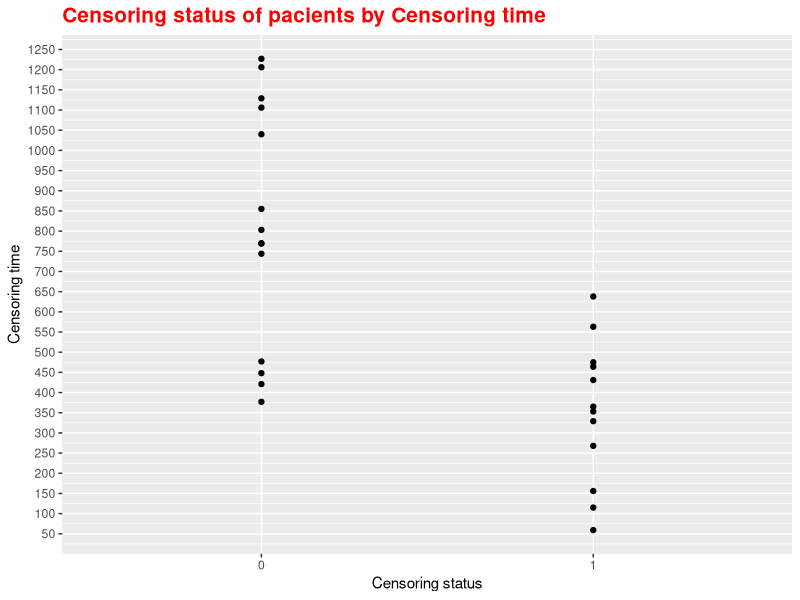
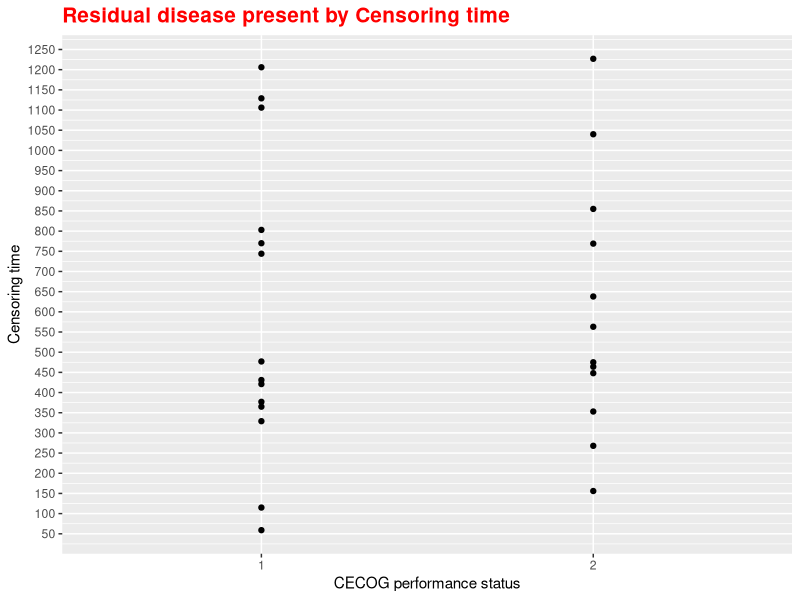
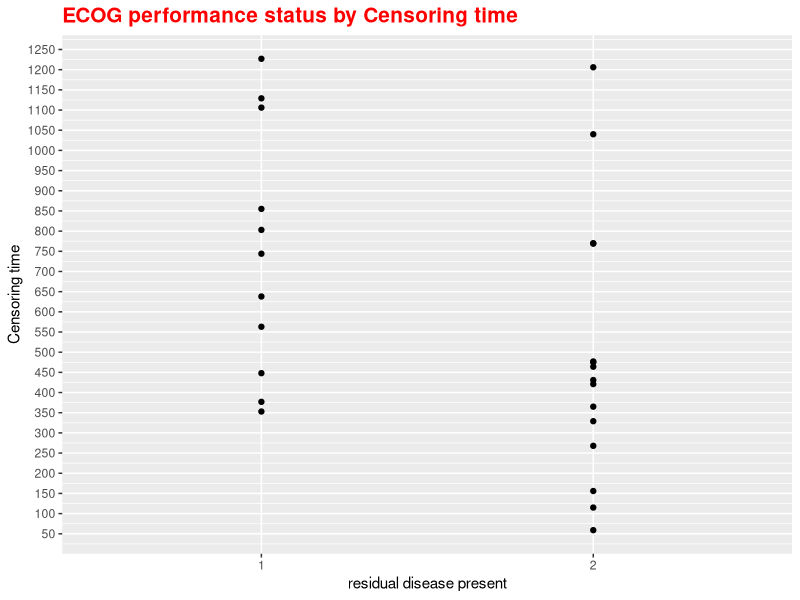
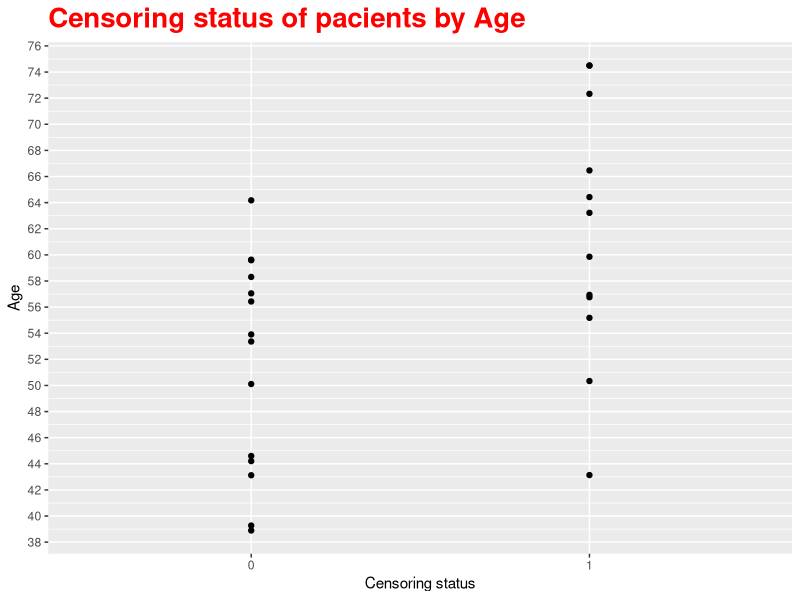
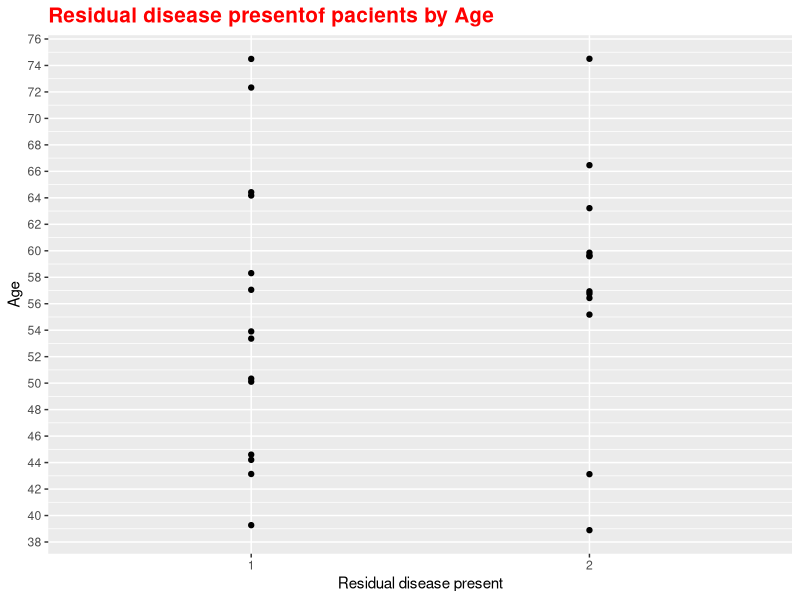
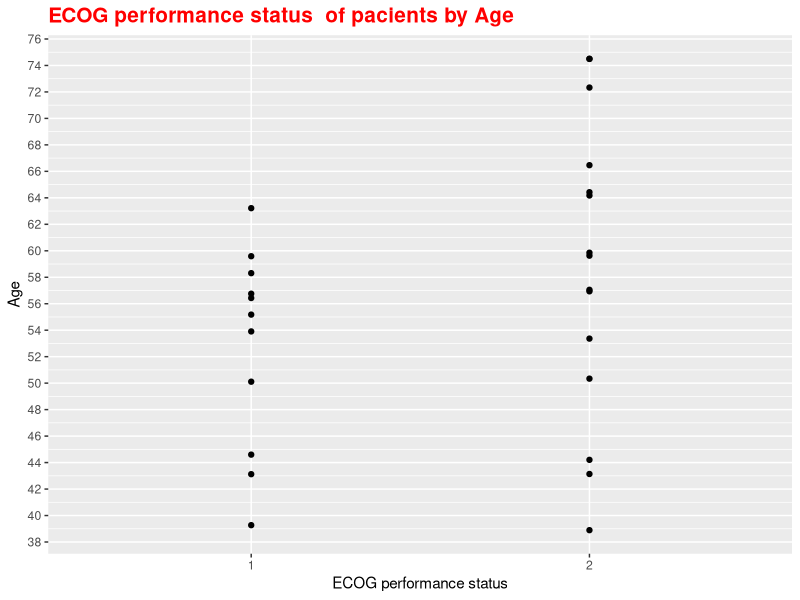
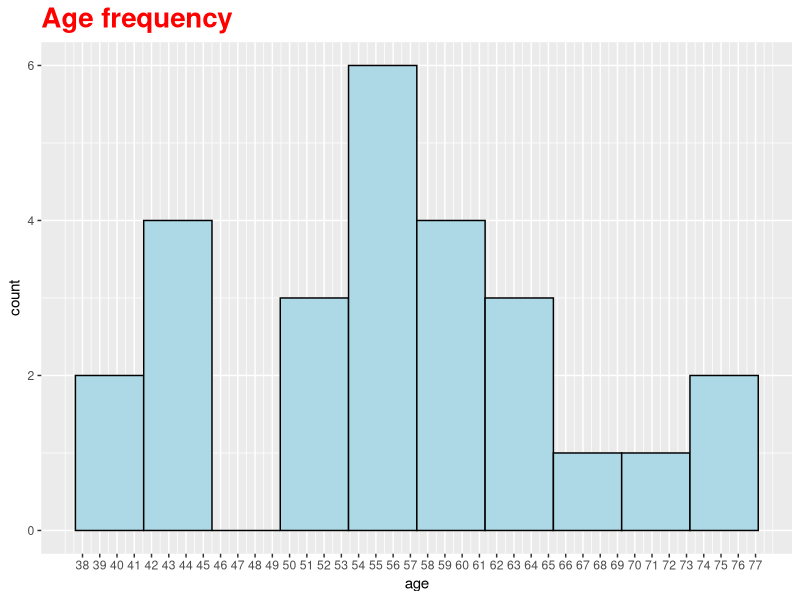
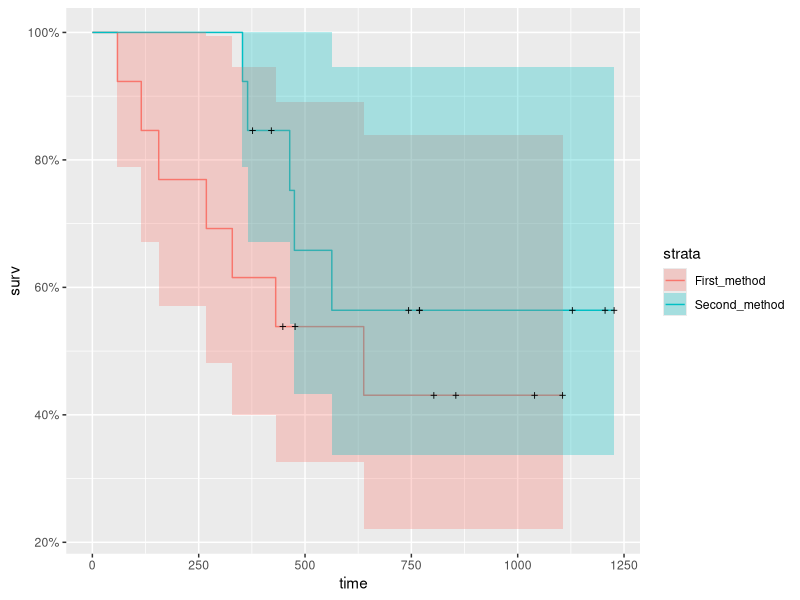

R code for these plots, in order:
## ---- chunk 1
require(survival)
require(ggplot2)
require(dplyr)
require(survminer)
require(ggfortify)
## ---- chunk 2
data <- ovarian
head(data)
str(data)
## ---- chunk 3

ggplot(data = data, aes(y = futime, x = as.factor(fustat)))+
  geom_point() +
  scale_y_continuous(breaks = seq(0, 1300, 50)) +
  labs(title = "Censoring status of pacients by Censoring time ")+
  theme(plot.title = element_text(color = "red", size = 15, face = "bold"))+
  ylab("Censoring time")+
  xlab("Censoring status")

ggplot(data = data, aes(y = futime, x = as.factor(ecog.ps)))+
  geom_point() +
  scale_y_continuous(breaks = seq(0, 1300, 50)) +
  labs(title = "Residual disease present by Censoring time ")+
  theme(plot.title = element_text(color = "red", size = 15, face = "bold"))+
  ylab("Censoring time")+
  xlab("CECOG performance status")

ggplot(data = data, aes(y = futime, x = as.factor(resid.ds)))+
  geom_point() +
  scale_y_continuous(breaks = seq(0, 1300, 50)) +
  labs(title = "ECOG performance status by Censoring time ")+
  theme(plot.title = element_text(color = "red", size = 15, face = "bold"))+
  ylab("Censoring time")+
  xlab("residual disease present")



## ---- chunk 4

ggplot(data = data, aes(y = age, x = as.factor(fustat)))+
  geom_point() +
  scale_y_continuous(breaks = seq(0, 80, 2)) +
  labs(title = "Censoring status of pacients by Age ")+
  theme(plot.title = element_text(color = "red", size = 20, face = "bold"))+
  ylab("Age")+
  xlab("Censoring status")

ggplot(data = data, aes(y = age, x = as.factor(ecog.ps)))+
  geom_point() +
  scale_y_continuous(breaks = seq(0, 80, 2)) +
  labs(title = "Residual disease presentof pacients by Age ")+
  theme(plot.title = element_text(color = "red", size = 15, face = "bold"))+
  ylab("Age")+
  xlab("Residual disease present")

ggplot(data = data, aes(y = age, x = as.factor(resid.ds)))+
  geom_point() +
  scale_y_continuous(breaks = seq(0, 80, 2)) +
  labs(title = "ECOG performance status  of pacients by Age ")+
  theme(plot.title = element_text(color = "red", size = 15, face = "bold"))+
  ylab("Age")+
  xlab("ECOG performance status")
  

## ---- chunk 5
ggplot(data = data, aes(x = age))+
  geom_histogram(bins = 10, color="black", fill="lightblue")+
  labs(title = "Age frequency ")+
  scale_x_continuous(breaks = seq(38, 77, 1))+
  theme(plot.title = element_text(color = "red", size = 20, face = "bold"))
## ---- chunk 6

data <- data %>% mutate(age_group = ifelse(age >=50, "old", "young"))
data$age <- factor(data$age_group)

data$rx <- factor(data$rx, 
                     levels = c("1", "2"), 
                     labels = c("First_method", "Second_method"))
data$resid.ds <- factor(data$resid.ds, 
                           levels = c("1", "2"), 
                           labels = c("no", "yes"))
data$ecog.ps <- factor(data$ecog.ps, 
                          levels = c("1", "2"), 
                          labels = c("good", "bad"))
## ---- chunk 7

head(data)
str(data)

## ---- chunk 8

surv_object <- with(data, Surv(futime, fustat))
head(surv_object,80)

## ---- chunk 9

model_surv_1 <- survfit(surv_object ~ rx, data = data)
summary(model_surv_1)

## ---- chunk 10

autoplot(model_surv_1)
survdiff(Surv(futime, fustat) ~ rx, data = data)

## ---- chunk 11

model_surv_2 <- survfit(surv_object ~ resid.ds, data = data)
autoplot(model_surv_2)
survdiff(Surv(futime, fustat) ~ resid.ds, data = data)

## ---- chunk 12

model_surv_2 <- survfit(surv_object ~ age_group, data = data)
autoplot(model_surv_2)
survdiff(Surv(futime, fustat) ~ age_group, data = data)

## ---- chunk 13

model_surv_2 <- survfit(surv_object ~ ecog.ps, data = data)
autoplot(model_surv_2)
survdiff(Surv(futime, fustat) ~ ecog.ps, data = data)

## ---- chunk 14

model_surv_coxph <- coxph(surv_object ~ rx + resid.ds + age_group + ecog.ps, data = data)
summary(model_surv_coxph)
autoplot(survfit(model_surv_coxph))

## ---- chunk 15

multi_surv_model <- aareg(surv_object ~ rx + resid.ds + age_group + ecog.ps, data = data)
autoplot(multi_surv_model)
## ---- chunk 16

ggforest(model_surv_coxph, data = data)
